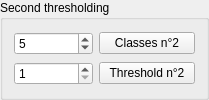
         <widget class="QGroupBox" name="groupBox_2">
          <property name="title">
           <string>Second thresholding</string>
          </property>
          <layout class="QVBoxLayout" name="verticalLayout_3">
           <item>
            <layout class="QHBoxLayout" name="horizontalLayout_6">
             <item>
              <widget class="QSpinBox" name="ClassBox2">
               <property name="sizePolicy">
                <sizepolicy hsizetype="Preferred" vsizetype="Minimum">
                 <horstretch>0</horstretch>
                 <verstretch>0</verstretch>
                </sizepolicy>
               </property>
               <property name="minimumSize">
                <size>
                 <width>79</width>
                 <height>0</height>
                </size>
               </property>
               <property name="maximumSize">
                <size>
                 <width>117</width>
                 <height>16777215</height>
                </size>
               </property>
               <property name="toolTip">
                <string>&lt;html&gt;&lt;head/&gt;&lt;body&gt;&lt;p&gt;&lt;span style=&quot; font-size:11pt;&quot;&gt;Choose a number of classes to perform Otsu 2 segmentation.&lt;/span&gt;&lt;/p&gt;&lt;/body&gt;&lt;/html&gt;</string>
               </property>
               <property name="minimum">
                <number>2</number>
               </property>
               <property name="maximum">
                <number>30</number>
               </property>
               <property name="value">
                <number>5</number>
               </property>
              </widget>
             </item>
             <item>
              <widget class="QPushButton" name="ComputeClass_bttn_2">
               <property name="sizePolicy">
                <sizepolicy hsizetype="Preferred" vsizetype="Fixed">
                 <horstretch>0</horstretch>
                 <verstretch>0</verstretch>
                </sizepolicy>
               </property>
               <property name="minimumSize">
                <size>
                 <width>96</width>
                 <height>0</height>
                </size>
               </property>
               <property name="maximumSize">
                <size>
                 <width>16777215</width>
                 <height>16777215</height>
                </size>
               </property>
               <property name="toolTip">
                <string>&lt;html&gt;&lt;head/&gt;&lt;body&gt;&lt;p&gt;&lt;span style=&quot; font-size:11pt;&quot;&gt;Run the Otsu 2 computation given the number of classes.&lt;/span&gt;&lt;/p&gt;&lt;/body&gt;&lt;/html&gt;</string>
               </property>
               <property name="text">
                <string>Classes n°2</string>
               </property>
               <property name="icon">
                <iconset>
                 <normaloff>../Traitement_stack/icons/filter_icon.png</normaloff>../Traitement_stack/icons/filter_icon.png</iconset>
               </property>
              </widget>
             </item>
            </layout>
           </item>
           <item>
            <layout class="QHBoxLayout" name="horizontalLayout_4">
             <item>
              <widget class="QSpinBox" name="ThresholdBox_2">
               <property name="sizePolicy">
                <sizepolicy hsizetype="Preferred" vsizetype="Minimum">
                 <horstretch>0</horstretch>
                 <verstretch>0</verstretch>
                </sizepolicy>
               </property>
               <property name="minimumSize">
                <size>
                 <width>79</width>
                 <height>0</height>
                </size>
               </property>
               <property name="maximumSize">
                <size>
                 <width>117</width>
                 <height>16777215</height>
                </size>
               </property>
               <property name="toolTip">
                <string>&lt;html&gt;&lt;head/&gt;&lt;body&gt;&lt;p&gt;&lt;span style=&quot; font-size:11pt;&quot;&gt;Choose the classes that must be kept in the final binary thresholding (current value excluded).&lt;/span&gt;&lt;/p&gt;&lt;/body&gt;&lt;/html&gt;</string>
               </property>
               <property name="minimum">
                <number>1</number>
               </property>
               <property name="maximum">
                <number>30</number>
               </property>
               <property name="value">
                <number>1</number>
               </property>
              </widget>
             </item>
             <item>
              <widget class="QPushButton" name="Threshold_bttn_2">
               <property name="sizePolicy">
                <sizepolicy hsizetype="Preferred" vsizetype="Fixed">
                 <horstretch>0</horstretch>
                 <verstretch>0</verstretch>
                </sizepolicy>
               </property>
               <property name="minimumSize">
                <size>
                 <width>96</width>
                 <height>0</height>
                </size>
               </property>
               <property name="maximumSize">
                <size>
                 <width>16777215</width>
                 <height>16777215</height>
                </size>
               </property>
               <property name="toolTip">
                <string>&lt;html&gt;&lt;head/&gt;&lt;body&gt;&lt;p&gt;&lt;span style=&quot; font-size:11pt;&quot;&gt;Perform the final thresholding.&lt;/span&gt;&lt;/p&gt;&lt;/body&gt;&lt;/html&gt;</string>
               </property>
               <property name="text">
                <string>Threshold n°2</string>
               </property>
               <property name="icon">
                <iconset>
                 <normaloff>../Traitement_stack/icons/filter_icon.png</normaloff>../Traitement_stack/icons/filter_icon.png</iconset>
               </property>
              </widget>
             </item>
            </layout>
           </item>
          </layout>
         </widget>
